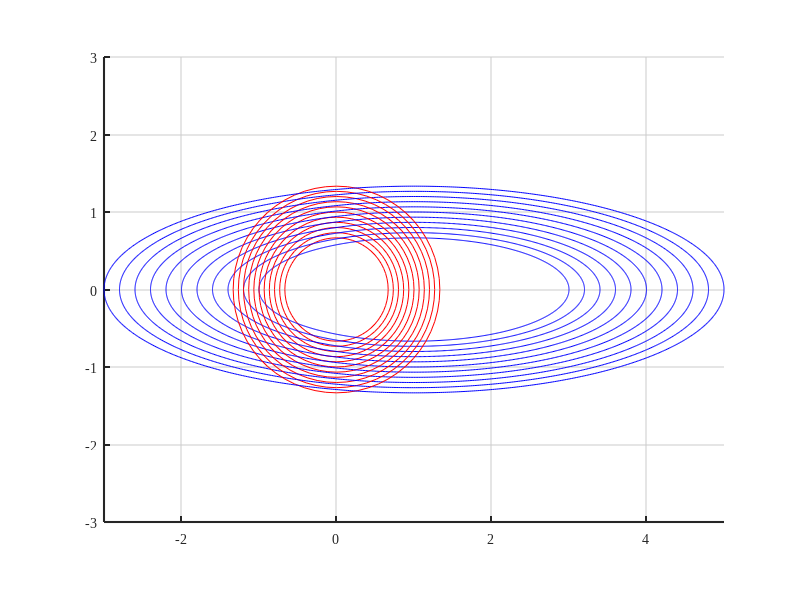

Reproduce this figure in MATLAB.
figure
hold on
axis equal

% 设置图形字体和网格线
set(gca, 'FontName', 'Times New Roman');
grid on;
set(gca,'GridColor',[0.8 0.8 0.8],'GridAlpha',0.5, 'LineWidth', 1.5)

% 画前10个椭圆，a的间距是0.1
for i = 0:10
    a = 2 + i*0.2;  % a从1开始，增长0.1
    b = a/3;  % 保持a/b的比例为2:1
    r = b;
    rectangle('Position',[-r, -r, 2*r, 2*r], 'Curvature',[1 1], 'EdgeColor', 'r')  % 圆心在(0,0)

    % 创建椭圆的参数方程
    t = linspace(0, 2*pi, 1000);
    x = a*cos(t) + 1;  % 椭圆中心点均位移2单位
    y = b*sin(t);

    plot(x, y, 'b')  % 'b'表示黑色
end
% 
% % 画后10个椭圆，a的间距是0.2
% for i = 0:9
%     a = 2.45 + i*0.06;  % a从2开始，增长0.2
%     b = a/3;  % 保持a/b的比例为2:1
%     r = b;
%     rectangle('Position',[-r, -r, 2*r, 2*r], 'Curvature',[1 1], 'EdgeColor', 'r')  % 圆心在(0,0)
%     % 创建椭圆的参数方程
%     t = linspace(0, 2*pi, 1000);
%     x = a*cos(t) + 1;  % 椭圆中心点均位移2单位
%     y = b*sin(t);
% 
%     plot(x, y, 'b')  % 'b'表示黑色
% end
% 
% for i = 0:9
%     a = 2.99 + i*0.07;  % a从2开始，增长0.2
%     b = a/3;  % 保持a/b的比例为2:1
%     r = b;
%     rectangle('Position',[-r, -r, 2*r, 2*r], 'Curvature',[1 1], 'EdgeColor', 'r')  % 圆心在(0,0)
%     % 创建椭圆的参数方程
%     t = linspace(0, 2*pi, 1000);
%     x = a*cos(t) + 1;  % 椭圆中心点均位移2单位
%     y = b*sin(t);
% 
%     plot(x, y, 'b')  % 'b'表示黑色
% end

xlim([-3,5]);
ylim([-3,3]);
hold off
